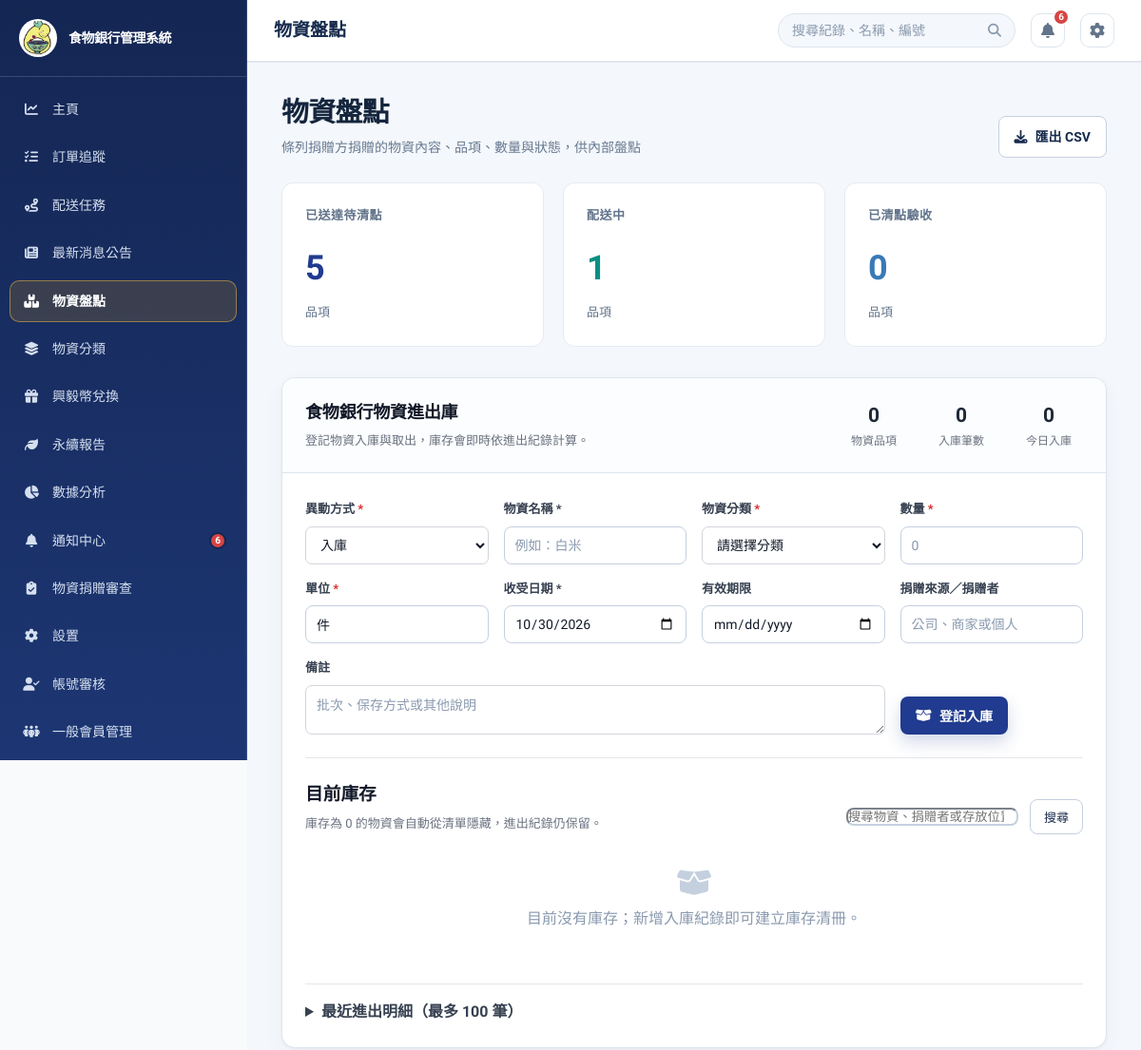
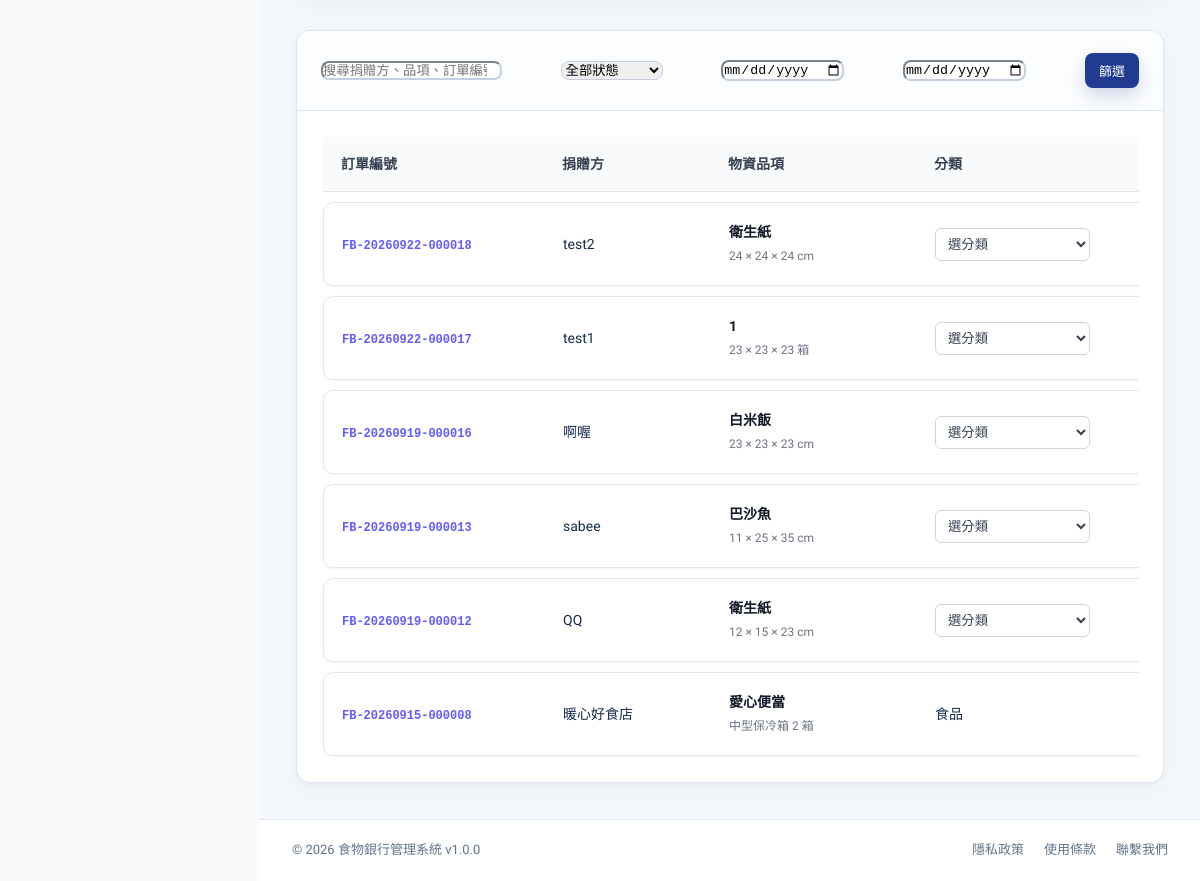
Screenshot of /?page=inventory (signed in) with the database file from the repository (2 pictures, top to bottom).
### tables this page shows
CREATE TABLE `users` (
  `user_id` int(11) NOT NULL,
  `username` varchar(50) NOT NULL,
  `password` varchar(255) NOT NULL,
  `email` varchar(100) NOT NULL,
  `full_name` varchar(100) NOT NULL,
  `phone` varchar(20) DEFAULT NULL,
  `role` enum('foodbank_staff','member') NOT NULL DEFAULT 'foodbank_staff',
  `member_type` enum('general','enterprise') NOT NULL DEFAULT 'general',
  `staff_type` enum('admin','clerk') DEFAULT NULL,
  `tax_id` varchar(8) DEFAULT NULL,
  `referral_source` varchar(50) DEFAULT NULL,
  `blacklisted_at` datetime DEFAULT NULL,
  `blacklist_reason` varchar(255) DEFAULT NULL,
  `department` varchar(50) DEFAULT NULL,
  `status` enum('active','inactive','suspended') DEFAULT 'active',
  `created_at` timestamp NULL DEFAULT current_timestamp(),
  `updated_at` timestamp NULL DEFAULT current_timestamp() ON UPDATE current_timestamp(),
  `created_by` int(11) DEFAULT NULL,
  `phone_verified` tinyint(1) NOT NULL DEFAULT 0,
  `is_enterprise_verified` tinyint(1) DEFAULT 0,
  `enterprise_name` varchar(150) DEFAULT NULL,
  `enterprise_verified_at` datetime DEFAULT NULL
);

CREATE TABLE `donation_items` (
  `item_id` int(11) NOT NULL AUTO_INCREMENT,
  `donation_id` int(11) NOT NULL,
  `item_name` varchar(100) NOT NULL,
  `brand` varchar(100) DEFAULT NULL,
  `specification` varchar(150) DEFAULT NULL,
  `quantity` decimal(10,2) NOT NULL,
  `unit` varchar(20) NOT NULL DEFAULT '件',
  `length_cm` decimal(6,2) DEFAULT NULL,
  `width_cm` decimal(6,2) DEFAULT NULL,
  `height_cm` decimal(6,2) DEFAULT NULL,
  `item_weight_kg` decimal(8,2) DEFAULT NULL,
  `expiry_date` date DEFAULT NULL,
  `notes` text DEFAULT NULL,
  `created_at` timestamp NULL DEFAULT current_timestamp(),
  PRIMARY KEY (`item_id`),
  KEY `idx_donation_items_donation_id` (`donation_id`),
  CONSTRAINT `donation_items_ibfk_1` FOREIGN KEY (`donation_id`) REFERENCES `donations` (`donation_id`) ON DELETE CASCADE
);

CREATE TABLE `donations` (
  `donation_id` int(11) NOT NULL,
  `order_number` varchar(30) DEFAULT NULL,
  `donor_id` int(11) DEFAULT NULL,
  `donor_name` varchar(100) NOT NULL,
  `donation_type` enum('food','supplies','money','other') NOT NULL,
  `quantity` decimal(10,2) DEFAULT NULL,
  `unit` varchar(20) DEFAULT NULL,
  `donation_date` datetime NOT NULL,
  `received_by` int(11) DEFAULT NULL,
  `status` enum('received','pending','assessed','approved','rejected','published','archived') DEFAULT 'pending',
  `evaluation_status` enum('pending','approved_volunteer','approved_self_delivery','published','rejected') DEFAULT 'pending',
  `delivery_method` enum('volunteer_assist','self_delivery') DEFAULT 'volunteer_assist',
  `approval_notes` text DEFAULT NULL,
  `approved_at` datetime DEFAULT NULL,
  `approved_by` int(11) DEFAULT NULL,
  `rejection_reason` text DEFAULT NULL,
  `rejected_at` datetime DEFAULT NULL,
  `published_at` datetime DEFAULT NULL,
  `current_status` enum('waiting_pickup','volunteer_received','in_transit','at_foodbank','inspection_complete') DEFAULT 'waiting_pickup',
  `status_updated_at` datetime DEFAULT NULL,
  `split_count` int(11) DEFAULT 1,
  `notes` text DEFAULT NULL,
  `created_at` timestamp NULL DEFAULT current_timestamp(),
  `updated_at` timestamp NULL DEFAULT current_timestamp() ON UPDATE current_timestamp(),
  `item_name` varchar(100) DEFAULT NULL,
  `weight_kg` decimal(10,2) DEFAULT NULL,
  `size_description` varchar(100) DEFAULT NULL,
  `expiry_date` date DEFAULT NULL,
  `pickup_deadline` datetime DEFAULT NULL,
  `delivery_option` enum('food_bank_pickup','volunteer_delivery') NOT NULL DEFAULT 'volunteer_delivery',
  `vehicle_type` enum('car','motorcycle','none') DEFAULT 'none',
  `photo_path` varchar(255) DEFAULT NULL,
  `evaluation_notes` text DEFAULT NULL,
  `need_inspection` tinyint(1) DEFAULT 1,
  `inspection_notes` text DEFAULT NULL,
  `donor_address` varchar(255) DEFAULT NULL,
  `reward_options` text DEFAULT NULL,
  `delivery_date` date DEFAULT NULL,
  `delivery_time` time DEFAULT NULL,
  `delivery_address` varchar(255) DEFAULT NULL,
  `estimated_distance_km` decimal(8,2) DEFAULT NULL,
  `estimated_duration_minutes` smallint(5) UNSIGNED DEFAULT NULL,
  `beneficiary_id` int(11) DEFAULT NULL,
  `dispatch_contact_name` varchar(100) DEFAULT NULL,
  `dispatch_contact_phone` varchar(30) DEFAULT NULL,
  `dispatch_vehicle_info` varchar(150) DEFAULT NULL
);

### src/views/inventory.php (the view, shortened to what the rows shown need)
<?php
$canInspect = $authService->can('inventory.inspect');
require_once BASE_PATH . '/src/models/ItemCategoryModel.php';
$itemCategoryModel = new ItemCategoryModel();
$receiptCategories = $itemCategoryModel->getAllCategories();
$receiptCategoryLabels = [];
foreach ($receiptCategories as $receiptCategory) {
    $receiptCategoryLabels[$receiptCategory['category_name']] = $receiptCategory['category_name'];
}
$legacyReceiptCategoryLabels = ['food' => '食品', 'supplies' => '日用品', 'money' => '金錢', 'other' => '其他'];
$categoryLabels = ['food' => '食品', 'supplies' => '日用品', 'money' => '金錢', 'other' => '其他'];
$statusFilter = $_GET['status'] ?? '';
$conditions = [];
$where = $conditions ? 'WHERE ' . implode(' AND ', $conditions) : '';
$rows = [];
$result = $connection->query(
    "SELECT n.donation_id, n.order_number, n.donor_name, n.donation_type, n.donation_date, n.status AS donation_status, n.current_status,
            i.item_id, ir.category AS receipt_category,
            COALESCE(i.item_name, n.item_name) AS item_name, i.brand, COALESCE(i.specification, n.size_description) AS specification,
            COALESCE(i.quantity, n.quantity) AS quantity, COALESCE(i.unit, n.unit) AS unit, COALESCE(i.expiry_date, n.expiry_date) AS expiry_date,
            (SELECT COUNT(*) FROM donation_items di WHERE di.donation_id = n.donation_id) AS donation_item_count,
            (SELECT COUNT(*) FROM deliveries d WHERE d.donation_id = n.donation_id) AS delivery_count,
            (SELECT COUNT(*) FROM deliveries d WHERE d.donation_id = n.donation_id AND d.status = 'delivered') AS delivered_count
     FROM donations n
     LEFT JOIN donation_items i ON i.donation_id = n.donation_id
     LEFT JOIN inventory_receipts ir ON ir.source_donation_id = n.donation_id AND ir.source_item_id = i.item_id
     {$where}
     ORDER BY n.donation_date DESC, n.donation_id DESC, i.item_id ASC"
);
while ($result && ($row = $result->fetch_assoc())) {
    if ($row['donation_status'] === 'rejected') {
        $row['inventory_status'] = 'rejected';
    } elseif ($row['current_status'] === 'inspection_complete') {
        $row['inventory_status'] = 'inspected';
    } elseif ((int) $row['delivery_count'] > 0 && (int) $row['delivered_count'] === (int) $row['delivery_count']) {
        $row['inventory_status'] = 'arrived';
    } elseif ((int) $row['delivery_count'] > 0) {
        $row['inventory_status'] = 'dispatching';
    } else {
        continue;
    }
    if ($statusFilter === '' || $statusFilter === $row['inventory_status']) {
        $rows[] = $row;
    }
}
$rowsByDonation = [];
foreach ($rows as $row) {
    $rowsByDonation[(int) $row['donation_id']][] = $row;
}
?>
<div class="view-header">
    <div>
        <h1 class="view-title">物資盤點</h1>
    </div>
</div>
<section class="card mt-32 stock-receipt-section">
    <div class="card-header stock-receipt-heading">
        <div>
            <h2>食物銀行物資進出庫</h2>
        </div>
    </div>
</section>
<div class="card mt-32">
    <div class="card-body">
        <?php if ($rows): ?>
            <div class="inventory-rows-wrap">
                <div class="inventory-row-list">
                    <?php foreach ($rowsByDonation as $donationId => $donationRows): ?>
                        <?php $isArrived = $donationRows[0]['inventory_status'] === 'arrived'; ?>
                        <?php $hasAllItems = count($donationRows) === (int) $donationRows[0]['donation_item_count']; ?>
                        <?php $needsInspection = $canInspect && $isArrived && $hasAllItems; ?>
                        <?php if ($needsInspection): ?>
                            <form method="post" class="inventory-inspection-form" onsubmit="return confirm('確認各項分類並完成清點？物資會自動登記入庫。');">
                        <?php endif; ?>
                        <?php foreach ($donationRows as $itemIndex => $row): ?>
                            <article class="inventory-row">
                                <span class="inventory-order-number"><code><?php echo htmlspecialchars($row['order_number'] ?? '-'); ?></code></span>
                                <span class="inventory-donor"><?php echo htmlspecialchars($row['donor_name'] ?? '-'); ?></span>
                                <span class="inventory-item">
                                    <strong><?php echo htmlspecialchars($row['item_name'] ?? '-'); ?></strong>
                                    <?php $detail = trim(($row['brand'] ?? '') . ' ' . ($row['specification'] ?? '')); ?>
                                    <?php if ($detail !== ''): ?><small><?php echo htmlspecialchars($detail); ?></small><?php endif; ?>
                                </span>
                                <span class="inventory-category">
                                    <?php if ($needsInspection && !empty($row['item_id'])): ?>
                                        <select name="categories[<?php echo (int) $row['item_id']; ?>]" aria-label="<?php echo htmlspecialchars($row['item_name'] . '分類'); ?>" required>
                                            <option value="">選分類</option>
                                        </select>
                                    <?php elseif (!empty($row['receipt_category'])): ?>
                                        <?php echo htmlspecialchars($receiptCategoryLabels[$row['receipt_category']] ?? $legacyReceiptCategoryLabels[$row['receipt_category']] ?? $row['receipt_category']); ?>
                                    <?php else: ?>
                                        <?php echo htmlspecialchars($categoryLabels[$row['donation_type']] ?? $row['donation_type']); ?>
                                    <?php endif; ?>
                                </span>
                                <span class="inventory-quantity"><?php echo htmlspecialchars(rtrim(rtrim(number_format((float) $row['quantity'], 2, '.', ''), '0'), '.')); ?> <?php echo htmlspecialchars($row['unit'] ?? ''); ?></span>
                            </article>
                        <?php endforeach; ?>
                        <?php if ($needsInspection): ?>
                            </form>
                        <?php endif; ?>
                    <?php endforeach; ?>
                </div>
            </div>
        <?php else: ?>
            <div class="empty-state"><i class="fas fa-boxes-stacked"></i><p>沒有符合條件的物資</p></div>
        <?php endif; ?>
    </div>
</div>

### public/index.php (shortened to what the rows shown need)
<?php
require_once BASE_PATH . '/config/database.php';
$connection = $db->getConnection();
$demoPasswordHashes = [
    'manager' => '866485796cfa8d7c0cf7111640205b83076433547577511d81f8030ae99ecea5',
    'staff' => '10176e7b7b24d317acfcf8d2064cfd2f24e154f7b5a96603077d5ef813d6a6b6',
];
foreach ($demoPasswordHashes as $demoUsername => $demoPasswordHash) {
    $demoUsernameEscaped = $connection->real_escape_string($demoUsername);
    $connection->query(
        "UPDATE users SET password = '{$demoPasswordHash}' WHERE username = '{$demoUsernameEscaped}' AND CHAR_LENGTH(password) <> 60 AND CHAR_LENGTH(password) <> 64"
    );
}
$connection->query(
    "UPDATE users SET full_name = CASE username
        WHEN 'official' THEN '食物銀行官方人員'
        WHEN 'manager' THEN '忠信食物銀行'
        WHEN 'staff' THEN '食物銀行官方人員'
        WHEN 'volunteer' THEN '忠信GO RIDER'
        WHEN 'donor' THEN '捐贈剩食店家'
        ELSE full_name
    END
    WHERE username IN ('official', 'manager', 'staff', 'volunteer', 'donor')
      AND (full_name LIKE '%?%' OR full_name = '')"
);
if (!empty($_SESSION['user']['username'])) {
    $sessionUsername = $connection->real_escape_string($_SESSION['user']['username']);
    $sessionUserResult = $connection->query("SELECT user_id, username, full_name, role, member_type, staff_type, enterprise_name, status, email, phone, phone_verified FROM users WHERE username = '{$sessionUsername}' LIMIT 1");
}
$currentUser = $_SESSION['user'];
require_once BASE_PATH . '/src/services/AuthService.php';
$authService = AuthService::forCurrentUser($currentUser);
require_once BASE_PATH . '/src/models/NotificationModel.php';
$notificationModel = new NotificationModel();
$latestNotificationId = $notificationModel->getLatestIdForUser((int) $currentUser['user_id']);
$role = $currentUser['role'];
$page = isset($_GET['page']) ? trim($_GET['page']) : 'dashboard';
$page = basename($page);
$menu_items = [
    'dashboard' => ['label' => '主頁', 'icon' => 'fa-solid fa-chart-line'],
    'order_tracking' => ['label' => '訂單追蹤', 'icon' => 'fa-solid fa-list-check'],
    'deliveries' => ['label' => '配送任務', 'icon' => 'fa-solid fa-route'],
    'material_transport' => ['label' => '物資運送', 'icon' => 'fa-solid fa-truck-fast'],
    'news' => ['label' => '最新消息公告', 'icon' => 'fa-solid fa-newspaper'],
    'inventory' => ['label' => '物資盤點', 'icon' => 'fa-solid fa-boxes-stacked'],
    'item_categories' => ['label' => '物資分類', 'icon' => 'fa-solid fa-layer-group'],
    'rewards' => ['label' => '興毅幣兌換', 'icon' => 'fa-solid fa-gift'],
    'carbon_report' => ['label' => '永續報告', 'icon' => 'fa-solid fa-leaf'],
    'reports' => ['label' => '數據分析', 'icon' => 'fa-solid fa-chart-pie'],
    'notifications' => ['label' => '通知中心', 'icon' => 'fa-solid fa-bell'],
    'donation_materials' => ['label' => '物資捐贈', 'icon' => 'fa-solid fa-box-open'],
    'donation_materials_review' => ['label' => '物資捐贈審查', 'icon' => 'fa-solid fa-clipboard-check'],
    'settings' => ['label' => '設置', 'icon' => 'fa-solid fa-gear'],
    'users' => ['label' => '帳號審核', 'icon' => 'fa-solid fa-user-check'],
    'volunteer_management' => ['label' => '一般會員管理', 'icon' => 'fa-solid fa-people-group'],
    'rider_application' => ['label' => '申請外送志工', 'icon' => 'fa-solid fa-id-card'],
    'rider_review' => ['label' => '外送志工審核', 'icon' => 'fa-solid fa-user-shield'],
];
$routablePages = array_merge(array_keys($menu_items), ['certificate', 'activity_certificate']);
$allowedPages = array_values(array_filter($routablePages, function ($slug) use ($authService) {
    return $authService->can('page.' . $slug);
}));
?>
<!DOCTYPE html>
<html lang="zh-TW">
<head>
    <link href="https://cdnjs.cloudflare.com/ajax/libs/font-awesome/6.4.0/css/all.min.css" rel="stylesheet">
    <link rel="stylesheet" href="assets/css/style.css?v=<?php echo filemtime(__DIR__ . '/assets/css/style.css'); ?>">
</head>
<body data-notification-poll-url="?action=notifications_poll" data-notification-last-id="<?php echo (int) $latestNotificationId; ?>">
    <div class="app-wrapper">
        <aside class="sidebar">
            <nav class="sidebar-nav">
                <?php foreach ($menu_items as $key => $item):
                    if (!in_array($key, $allowedPages, true)) {
                        continue;
                    }
                    $is_active = ($page === $key) ? 'active' : '';
                    $icon = $item['icon'];
                    $label = ($key === 'reports' && $role === 'member') ? '榮譽榜' : $item['label'];
                    ?>
                    <a href="?page=<?php echo $key; ?>" class="nav-item <?php echo $is_active; ?>" title="<?php echo $label; ?>">
                        <span class="nav-icon"><i class="<?php echo $icon; ?>"></i></span>
                        <span class="nav-label"><?php echo $label; ?></span>
                    </a>
                <?php endforeach; ?>
            </nav>
        </aside>
        <div class="main-container">
            <main class="page-content">
                <div class="content-shell">
                    <?php
                    $view_file = BASE_PATH . '/src/views/' . $page . '.php';
                    if (file_exists($view_file)) {
                        include $view_file;
                    }
                    ?>
                </div>
            </main>
        </div>
    </div>
</body>
</html>

### rows the page displays
users: role "數據分析"
donation_items: donation.order_number "FB-20260922-000018", donation.donor_name "test2", item_name "衛生紙", detail "24 × 24 × 24 cm"
donation_items: donation.order_number "FB-20260922-000017", donation.donor_name "test1", item_name "1", detail "23 × 23 × 23 箱"
donation_items: donation.order_number "FB-20260919-000016", donation.donor_name "啊喔", item_name "白米飯", detail "23 × 23 × 23 cm"
donation_items: donation.order_number "FB-20260919-000013", donation.donor_name "sabee", item_name "巴沙魚", detail "11 × 25 × 35 cm"
donation_items: donation.order_number "FB-20260919-000012", donation.donor_name "QQ", item_name "衛生紙", detail "12 × 15 × 23 cm"
donation_items: donation.order_number "FB-20260915-000008", donation.donor_name "暖心好食店", item_name "愛心便當", detail "中型保冷箱 2 箱", donation.donation_type "食品"

### other values shown
APP_NAME "食物銀行管理系統"
$label "主頁"
$label "訂單追蹤"
$label "配送任務"
$label "最新消息公告"
$label "物資盤點"
$label "物資分類"
$label "興毅幣兌換"
$label "永續報告"
$label "通知中心"
$unreadNotificationCount "6"
$label "物資捐贈審查"
$label "設置"
$label "帳號審核"
$label "一般會員管理"
